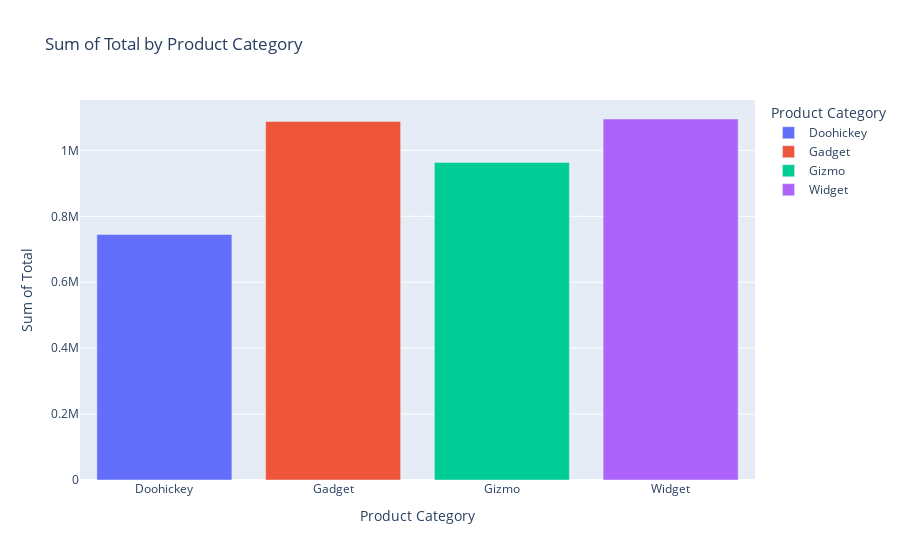

Notebook cell for this chart:
### Code cell
#Plotting total sales by product category
# Group by 'category' and calculate the sum of 'total'
category_total_sum = orders.groupby("category")["total"].sum().reset_index()

# Plot bar chart using Plotly
fig = px.bar(category_total_sum, x="category", y="total", 
             title="Sum of Total by Product Category",
             labels={"category": "Product Category", "total": "Sum of Total"},color = "category")

# Show the plot
fig.show()

### Figure 1 — Plotly figure (JSON) as saved in the notebook; plotly's stock layout.template omitted (floating-point values rounded to 4 significant figures)
{"data": [{"hovertemplate": "Product Category=%{x}<br>Sum of Total=%{y}<extra></extra>", "legendgroup": "Doohickey", "marker": {"color": "#636efa", "pattern": {"shape": ""}}, "name": "Doohickey", "orientation": "v", "showlegend": true, "textposition": "auto", "type": "bar", "x": ["Doohickey"], "xaxis": "x", "y": [744900.0], "yaxis": "y"}, {"hovertemplate": "Product Category=%{x}<br>Sum of Total=%{y}<extra></extra>", "legendgroup": "Gadget", "marker": {"color": "#EF553B", "pattern": {"shape": ""}}, "name": "Gadget", "orientation": "v", "showlegend": true, "textposition": "auto", "type": "bar", "x": ["Gadget"], "xaxis": "x", "y": [1088000.0], "yaxis": "y"}, {"hovertemplate": "Product Category=%{x}<br>Sum of Total=%{y}<extra></extra>", "legendgroup": "Gizmo", "marker": {"color": "#00cc96", "pattern": {"shape": ""}}, "name": "Gizmo", "orientation": "v", "showlegend": true, "textposition": "auto", "type": "bar", "x": ["Gizmo"], "xaxis": "x", "y": [963400.0], "yaxis": "y"}, {"hovertemplate": "Product Category=%{x}<br>Sum of Total=%{y}<extra></extra>", "legendgroup": "Widget", "marker": {"color": "#ab63fa", "pattern": {"shape": ""}}, "name": "Widget", "orientation": "v", "showlegend": true, "textposition": "auto", "type": "bar", "x": ["Widget"], "xaxis": "x", "y": [1095000.0], "yaxis": "y"}], "layout": {"barmode": "relative", "legend": {"title": {"text": "Product Category"}, "tracegroupgap": 0}, "title": {"text": "Sum of Total by Product Category"}, "xaxis": {"anchor": "y", "categoryarray": ["Doohickey", "Gadget", "Gizmo", "Widget"], "categoryorder": "array", "domain": [0, 1], "title": {"text": "Product Category"}}, "yaxis": {"anchor": "x", "domain": [0, 1], "title": {"text": "Sum of Total"}}}}
